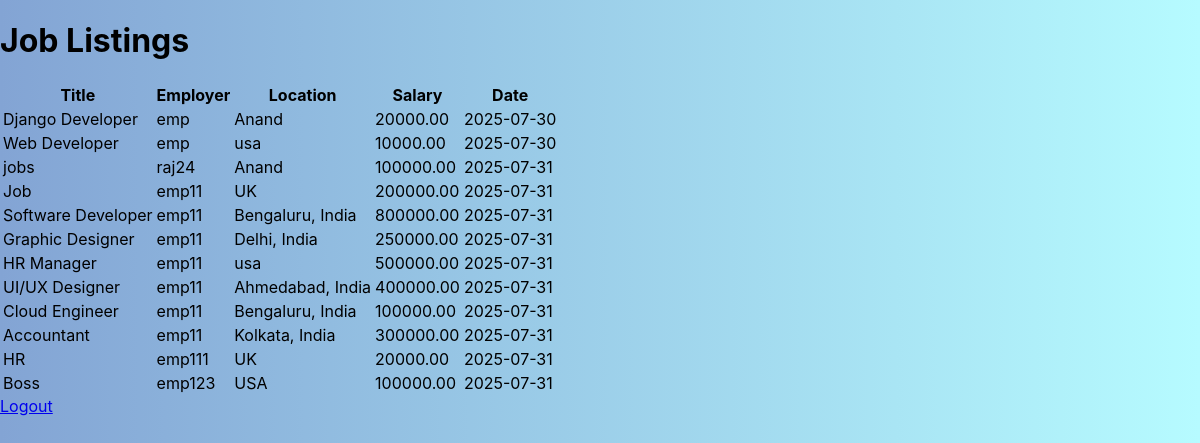
The page /manage-jobs/ (signed in) on the database its author committed.
### core/models.py (models this page shows, shortened)
class Job(models.Model):
    title = models.CharField(max_length=255)
    description = models.TextField()
    salary = models.DecimalField(max_digits=10, decimal_places=2)
    location = models.CharField(max_length=100)
    category = models.CharField(max_length=100)
    posted_by = models.ForeignKey(User, on_delete=models.CASCADE, related_name='jobs')
    date_posted = models.DateTimeField(auto_now_add=True)

class User(AbstractUser):
    ROLE_CHOICES = (
        ('job_seeker', 'Job Seeker'),
        ('employer', 'Employer'),
        ('admin', 'Admin'),
    )
    role = models.CharField(max_length=20, choices=ROLE_CHOICES)

### core/views.py (the view)
# urls.py: path('manage-jobs/', views.manage_jobs, name='manage_jobs'),
@login_required
def manage_jobs(request):
    user = request.user
    if user.role == 'employer':
        if request.method == 'POST':
            title = request.POST['title']
            description = request.POST['description']
            salary = request.POST['salary']
            location = request.POST['location']
            category = request.POST['category']
            Job.objects.create(
                title=title,
                description=description,
                salary=salary,
                location=location,
                category=category,
                posted_by=user
            )
            messages.success(request, 'Job posted successfully!')
        jobs = Job.objects.filter(posted_by=user)
    elif user.role == 'admin':
        jobs = Job.objects.all()
    else:  # Job Seeker
        jobs = Job.objects.all()
    return render(request, 'manage_jobs.html', {'jobs': jobs})

### core/templates/manage_jobs.html (shortened to what this page needs)
{% load static %}
<!DOCTYPE html>
<html lang="en">
<head>
    <link rel="stylesheet" href="{% static 'css/style.css' %}">
</head>
<body>
<div class="page-wrapper">
    <div class="job-container">
        <h1>Job Listings</h1>
        <table class="job-table">
            <thead>
                <tr>
                    <th>Title</th>
                    <th>Employer</th>
                    <th>Location</th>
                    <th>Salary</th>
                    <th>Date</th>
                </tr>
            </thead>
            <tbody>
                {% for job in jobs %}
                <tr>
                    <td>{{ job.title }}</td>
                    <td>{{ job.posted_by.username}}</td>
                    <td>{{ job.location }}</td>
                    <td>{{ job.salary }}</td>
                    <td>{{  job.date_posted|date:"Y-m-d"  }}</td>
                </tr>
                {% endfor %}
            </tbody>
        </table>
        <div class="btn-wrapper">
            <a href="{% url 'logout' %}" class="logout-button">Logout</a>
        </div>
    </div>
</div>
</body>
</html>

### core/static/css/style.css (style rules this page uses)
body { margin: 0; padding: 0; font-family: 'Inter', sans-serif; background: linear-gradient(to right, #83a4d4, #b6fbff); min-height: 100vh; }

### rows shown on the page
Job: title "Django Developer", posted_by.username "emp", location "Anand", salary "20000.00", date_posted "2025-07-30"
Job: title "Web Developer", posted_by.username "emp", location "usa", salary "10000.00", date_posted "2025-07-30"
Job: title "jobs", posted_by.username "raj24", location "Anand", salary "100000.00", date_posted "2025-07-31"
Job: title "Job", posted_by.username "emp11", location "UK", salary "200000.00", date_posted "2025-07-31"
Job: title "Software Developer", posted_by.username "emp11", location "Bengaluru, India", salary "800000.00", date_posted "2025-07-31"
Job: title "Graphic Designer", posted_by.username "emp11", location "Delhi, India", salary "250000.00", date_posted "2025-07-31"
Job: title "HR Manager", posted_by.username "emp11", location "usa", salary "500000.00", date_posted "2025-07-31"
Job: title "UI/UX Designer", posted_by.username "emp11", location "Ahmedabad, India", salary "400000.00", date_posted "2025-07-31"
Job: title "Cloud Engineer", posted_by.username "emp11", location "Bengaluru, India", salary "100000.00", date_posted "2025-07-31"
Job: title "Accountant", posted_by.username "emp11", location "Kolkata, India", salary "300000.00", date_posted "2025-07-31"
Job: title "HR", posted_by.username "emp111", location "UK", salary "20000.00", date_posted "2025-07-31"
Job: title "Boss", posted_by.username "emp123", location "USA", salary "100000.00", date_posted "2025-07-31"
